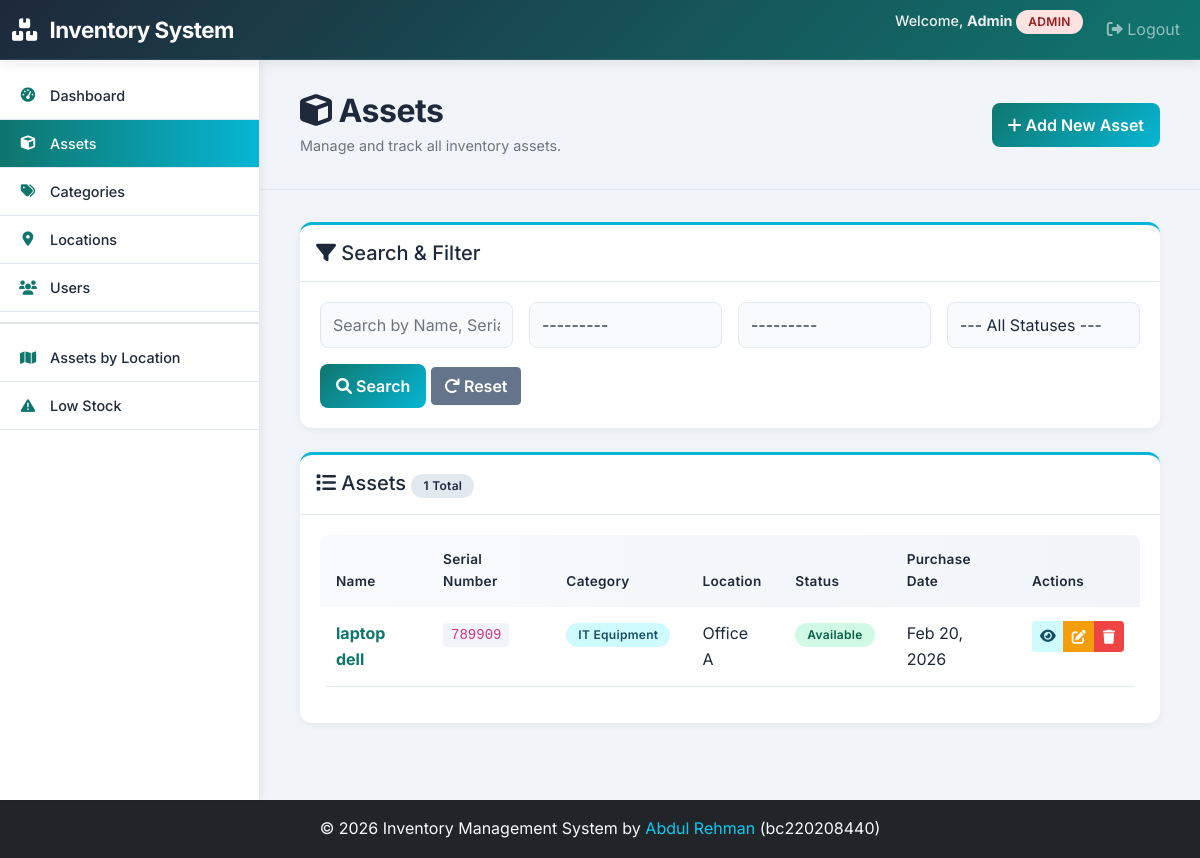
/assets/ (signed in), run on an earlier commit of the app's database.
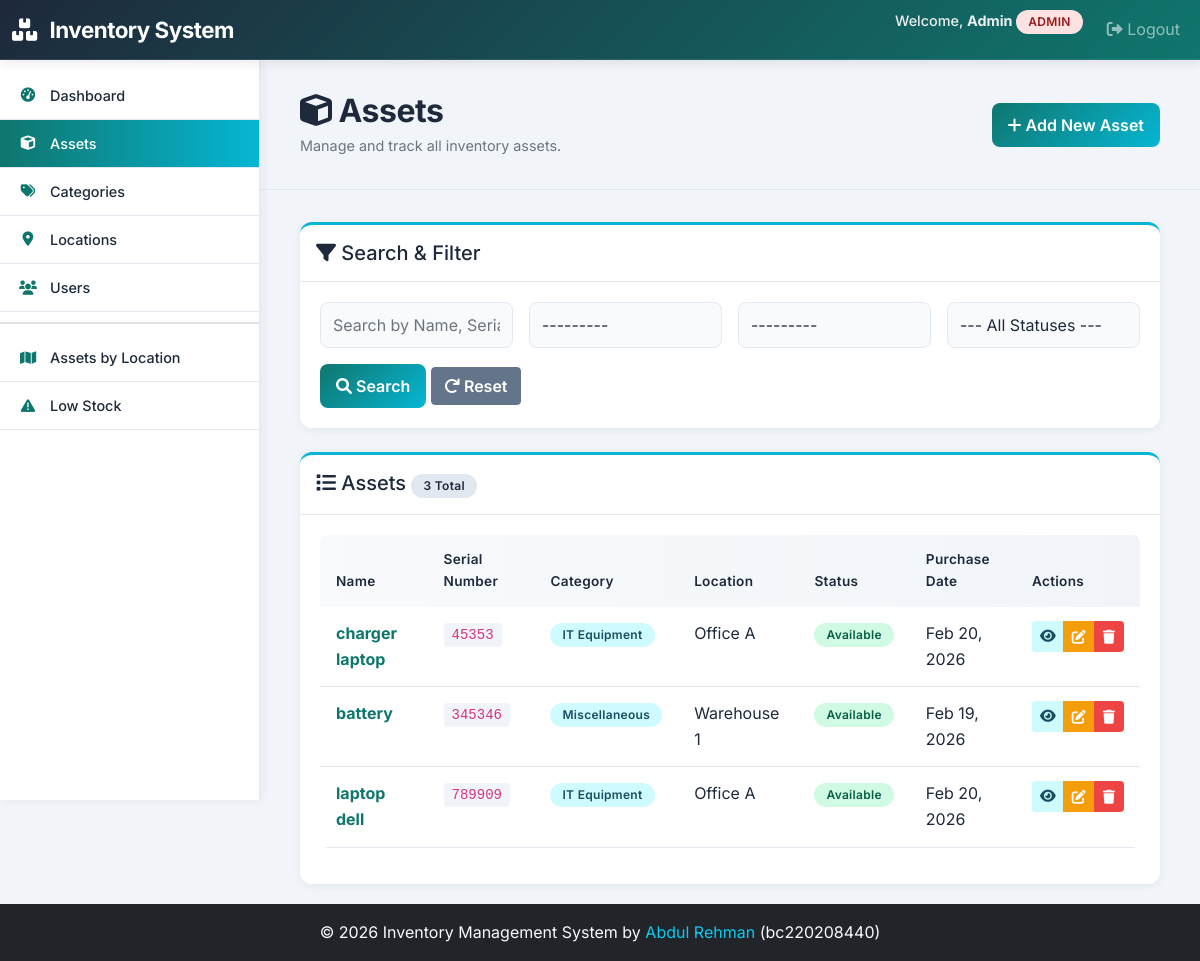
And on a later commit of the database.
### assets/models.py (models this page shows, shortened)
class CustomUser(AbstractUser):
    ROLE_CHOICES = (
        ('ADMIN', 'Admin'),
        ('MANAGER', 'Manager'),
        ('VIEWER', 'Viewer'),
    )
    role = models.CharField(max_length=10, choices=ROLE_CHOICES, default='VIEWER')

class Asset(models.Model):
    STATUS_CHOICES = (
        ('AVAILABLE', 'Available'),
        ('IN_USE', 'In Use'),
        ('IN_REPAIR', 'In Repair'),
        ('IN_STOCK', 'In Stock'),
    )
    name = models.CharField(max_length=200)
    serial_number = models.CharField(max_length=100, unique=True)
    category = models.ForeignKey(Category, on_delete=models.PROTECT, related_name='assets')
    location = models.ForeignKey(Location, on_delete=models.SET_NULL, null=True, related_name='assets')
    status = models.CharField(max_length=20, choices=STATUS_CHOICES, default='AVAILABLE')
    quantity = models.IntegerField(default=1, help_text="Total number of this asset in inventory")
    purchase_date = models.DateField()
    purchase_price = models.DecimalField(max_digits=10, decimal_places=2, null=True, blank=True)
    assigned_to = models.ForeignKey(CustomUser, on_delete=models.SET_NULL, null=True, blank=True,
                                   limit_choices_to={'role': 'MANAGER'}, related_name='assigned_assets')
    notes = models.TextField(blank=True, null=True)
    created_at = models.DateTimeField(auto_now_add=True)
    updated_at = models.DateTimeField(auto_now=True)
    created_by = models.ForeignKey(CustomUser, on_delete=models.SET_NULL, null=True,
                                  related_name='created_assets', editable=False)
    updated_by = models.ForeignKey(CustomUser, on_delete=models.SET_NULL, null=True, blank=True,
                                  related_name='updated_assets', editable=False)
    class Meta:
        ordering = ['-created_at']
        indexes = [
            models.Index(fields=['serial_number']),
            models.Index(fields=['category']),
            models.Index(fields=['location']),
            models.Index(fields=['status']),
        ]

class Category(models.Model):
    name = models.CharField(max_length=100, unique=True)
    description = models.TextField(blank=True, null=True)
    low_stock_threshold = models.IntegerField(default=5, help_text="Low stock alert threshold")
    created_at = models.DateTimeField(auto_now_add=True)
    updated_at = models.DateTimeField(auto_now=True)
    class Meta:
        ordering = ['name']
        verbose_name_plural = 'Categories'
    def __str__(self):
        return self.name

class Location(models.Model):
    name = models.CharField(max_length=100, unique=True)
    description = models.TextField(blank=True, null=True)
    created_at = models.DateTimeField(auto_now_add=True)
    updated_at = models.DateTimeField(auto_now=True)
    class Meta:
        ordering = ['name']
    def __str__(self):
        return self.name

### assets/views.py (the view, shortened to what this page needs)
# urls.py: path('assets/', views.AssetListView.as_view(), name='asset_list'),
class AssetListView(LoginRequiredMixin, ListView):
    model = Asset
    template_name = "assets/asset_list.html"
    context_object_name = "assets"
    paginate_by = 20
    def get_queryset(self):
        queryset = Asset.objects.select_related(
            "category", "location", "created_by"
        )
        search_form = AssetSearchForm(self.request.GET)
        if search_form.is_valid():
            search_query = search_form.cleaned_data.get("search")
            search_type = search_form.cleaned_data.get("search_type")
            if search_form.cleaned_data.get("category"):
                queryset = queryset.filter(
                    category=search_form.cleaned_data["category"]
                )
            if search_form.cleaned_data.get("location"):
                queryset = queryset.filter(
                    location=search_form.cleaned_data["location"]
                )
            if search_form.cleaned_data.get("status"):
                queryset = queryset.filter(
                    status=search_form.cleaned_data["status"]
                )
        return queryset.order_by("-created_at")
    def get_context_data(self, **kwargs):
        context = super().get_context_data(**kwargs)
        context["search_form"] = AssetSearchForm(self.request.GET)
        context["user_role"] = self.request.user.role if hasattr(self.request.user, "role") else "VIEWER"
        context["total_assets"] = Asset.objects.count()
        return context

### assets/forms.py
class AssetSearchForm(forms.Form):
    search = forms.CharField(required=False, widget=forms.TextInput(attrs={
        'class': 'form-control',
        'placeholder': 'Search by Name, Serial Number...'
    }))
    search_type = forms.ChoiceField(
        required=False,
        choices=[('all', 'All'), ('name', 'Name'), ('serial', 'Serial Number')],
        widget=forms.Select(attrs={'class': 'form-control'})
    )
    category = forms.ModelChoiceField(
        queryset=Category.objects.all(),
        required=False,
        widget=forms.Select(attrs={'class': 'form-control'})
    )
    location = forms.ModelChoiceField(
        queryset=Location.objects.all(),
        required=False,
        widget=forms.Select(attrs={'class': 'form-control'})
    )
    status = forms.ChoiceField(
        required=False,
        choices=[('', '--- All Statuses ---')] + list(Asset.STATUS_CHOICES),
        widget=forms.Select(attrs={'class': 'form-control'})
    )

### templates/assets/asset_list.html (shortened to what this page needs)
{% extends 'base.html' %}
{% block content %}
<div class="page-header">
    <div class="row align-items-center">
        <div class="col">
            <h2><i class="fas fa-cube"></i> Assets</h2>
            <p class="text-muted">Manage and track all inventory assets.</p>
        </div>
        {% if user.role == 'ADMIN' %}
            <div class="col-auto">
                <a href="{% url 'asset_create' %}" class="btn btn-primary">
                    <i class="fas fa-plus"></i> Add New Asset
                </a>
            </div>
        {% endif %}
    </div>
</div>
<div class="card mb-4">
    <div class="card-header">
        <h5 class="mb-0"><i class="fas fa-filter"></i> Search & Filter</h5>
    </div>
    <div class="card-body">
        <form method="get" class="row g-3">
            <div class="col-md-3">
                {{ search_form.search }}
            </div>
            <div class="col-md-3">
                {{ search_form.category }}
            </div>
            <div class="col-md-3">
                {{ search_form.location }}
            </div>
            <div class="col-md-3">
                {{ search_form.status }}
            </div>
            <div class="col-12">
                <button type="submit" class="btn btn-primary">
                    <i class="fas fa-search"></i> Search
                </button>
                <a href="{% url 'asset_list' %}" class="btn btn-secondary">
                    <i class="fas fa-redo"></i> Reset
                </a>
            </div>
        </form>
    </div>
</div>
<div class="card">
    <div class="card-header">
        <h5 class="mb-0">
            <i class="fas fa-list"></i> Assets
            <span class="badge" style="background-color: #e2e8f0; color: #1e293b;">{{ total_assets }} Total</span>
        </h5>
    </div>
    <div class="card-body">
        <div class="table-responsive">
            <table class="table table-hover">
                <thead>
                    <tr>
                        <th>Name</th>
                        <th>Serial Number</th>
                        <th>Category</th>
                        <th>Location</th>
                        <th>Status</th>
                        <th>Purchase Date</th>
                        <th>Actions</th>
                    </tr>
                </thead>
                <tbody>
                    {% for asset in assets %}
                        <tr>
                            <td>
                                <strong>
                                    <a href="{% url 'asset_detail' asset.pk %}" class="text-decoration-none" style="color: #0f766e;">
                                        {{ asset.name }}
                                    </a>
                                </strong>
                            </td>
                            <td><code style="background-color: #f1f5f9; padding: 4px 8px; border-radius: 4px;">{{ asset.serial_number }}</code></td>
                            <td><span class="badge" style="background-color: #cffafe; color: #164e63;">{{ asset.category.name }}</span></td>
                            <td>{{ asset.location.name|default:'-' }}</td>
                            <td>
                                <span class="badge" style="
                                    {% if asset.status == 'AVAILABLE' %}background-color: #d1fae5; color: #065f46;
                                    {% elif asset.status == 'IN_USE' %}background-color: #fef3c7; color: #78350f;
                                    {% elif asset.status == 'IN_REPAIR' %}background-color: #fee2e2; color: #991b1b;
                                    {% else %}background-color: #e2e8f0; color: #1e293b;{% endif %}">
                                    {{ asset.get_status_display }}
                                </span>
                            </td>
                            <td>{{ asset.purchase_date|date:'M d, Y' }}</td>
                            <td>
                                <div class="btn-group btn-group-sm" role="group">
                                    <a href="{% url 'asset_detail' asset.pk %}" class="btn btn-sm" title="View" style="background-color: #cffafe; color: #164e63; border: none; font-weight: 500;">
                                        <i class="fas fa-eye"></i>
                                    </a>
                                    {% if user.role == 'ADMIN' or user.role == 'MANAGER' %}
                                        <a href="{% url 'asset_update' asset.pk %}" class="btn btn-warning btn-sm" title="Edit">
                                            <i class="fas fa-edit"></i>
                                        </a>
                                    {% endif %}
                                    {% if user.role == 'ADMIN' %}
                                        <a href="{% url 'asset_delete' asset.pk %}" class="btn btn-danger btn-sm" title="Delete">
                                            <i class="fas fa-trash"></i>
                                        </a>
                                    {% endif %}
                                </div>
                            </td>
                        </tr>
                    {% endfor %}
                </tbody>
            </table>
        </div>
    </div>
</div>
{% endblock %}

### templates/base.html (shortened to what this page needs)
<!DOCTYPE html>
<html lang="en">
<head>
    <link href="https://cdn.jsdelivr.net/npm/bootstrap@5.1.3/dist/css/bootstrap.min.css" rel="stylesheet">
    <link href="https://cdnjs.cloudflare.com/ajax/libs/font-awesome/6.0.0/css/all.min.css" rel="stylesheet">
</head>
<body>
    <nav class="navbar navbar-expand-lg navbar-dark fixed-top" style="z-index: 1050; height: 60px;">
        <div class="container-fluid">
            <a class="navbar-brand" href="{% url 'dashboard' %}">
                <i class="fas fa-boxes"></i> <span class="d-none d-sm-inline">Inventory System</span><span class="d-inline d-sm-none">IMS</span>
            </a>
            <div class="collapse navbar-collapse" id="navbarNav">
                <ul class="navbar-nav ms-auto">
                    {% if user.is_authenticated %}
                        <li class="nav-item">
                            <span class="navbar-text me-lg-3 d-block py-2 py-lg-0">
                                Welcome, <strong>{{ user.first_name|default:user.username }}</strong>
                                <span class="badge role-{{ user.role|lower }}">{{ user.role }}</span>
                            </span>
                        </li>
                        <li class="nav-item">
                            <a class="nav-link" href="{% url 'logout' %}">
                                <i class="fas fa-sign-out-alt"></i> Logout
                            </a>
                        </li>
                    {% else %}
                        <li class="nav-item">
                            <a class="nav-link" href="{% url 'login' %}">Login</a>
                        </li>
                    {% endif %}
                </ul>
            </div>
        </div>
    </nav>
    {% if user.is_authenticated %}
        <div class="sidebar" id="sidebar" style="height: calc(100vh - 60px);">
            <ul class="sidebar-menu">
                <li>
                    <a href="{% url 'dashboard' %}" {% if request.resolver_match.url_name == 'dashboard' %}class="active"{% endif %}>
                        <i class="fas fa-tachometer-alt"></i> Dashboard
                    </a>
                </li>
                <li>
                    <a href="{% url 'asset_list' %}" {% if 'asset' in request.resolver_match.url_name %}class="active"{% endif %}>
                        <i class="fas fa-cube"></i> Assets
                    </a>
                </li>
                <li>
                    <a href="{% url 'category_list' %}" {% if 'category' in request.resolver_match.url_name %}class="active"{% endif %}>
                        <i class="fas fa-tags"></i> Categories
                    </a>
                </li>
                <li>
                    <a href="{% url 'location_list' %}" {% if 'location' in request.resolver_match.url_name %}class="active"{% endif %}>
                        <i class="fas fa-map-marker-alt"></i> Locations
                    </a>
                </li>
                {% if user.role == 'ADMIN' %}
                    <li>
                        <a href="{% url 'user_list' %}" {% if 'user' in request.resolver_match.url_name %}class="active"{% endif %}>
                            <i class="fas fa-users"></i> Users
                        </a>
                    </li>
                {% endif %}
                <li style="border-bottom: 2px solid #dee2e6; margin: 10px 0;"></li>
                <li>
                    <a href="{% url 'report_assets_by_location' %}" {% if 'report_assets_by_location' in request.resolver_match.url_name %}class="active"{% endif %}>
                        <i class="fas fa-map"></i> Assets by Location
                    </a>
                </li>
                <li>
                    <a href="{% url 'report_low_stock' %}" {% if 'report_low_stock' in request.resolver_match.url_name %}class="active"{% endif %}>
                        <i class="fas fa-exclamation-triangle"></i> Low Stock
                    </a>
                </li>
            </ul>
        </div>
        <div class="main-content">
            {% block content %}{% endblock %}
        </div>
    {% else %}
        <div class="container" style="margin-top: 80px;">
        </div>
    {% endif %}
    <footer class="bg-dark text-light text-center py-3 mt-auto">
        <div class="container">
            <p class="mb-0">&copy; 2026 Inventory Management System by <a href="https://abdulrehmansarwar.vercel.app" class="text-info text-decoration-none" target="_blank">Abdul Rehman</a> (bc220208440)</p>
        </div>
    </footer>
</body>
</html>

What changed in the data, as far as the page shows it:
added Asset: name "charger laptop", serial_number "45353", category.name "IT Equipment", location.name "Office A", status "Available", purchase_date "Feb 20, 2026"
added Asset: name "battery", serial_number "345346", category.name "Miscellaneous", location.name "Warehouse 1", status "Available", purchase_date "Feb 19, 2026"
Also different on the page:
{{ total_assets }}: "1" → "3"
